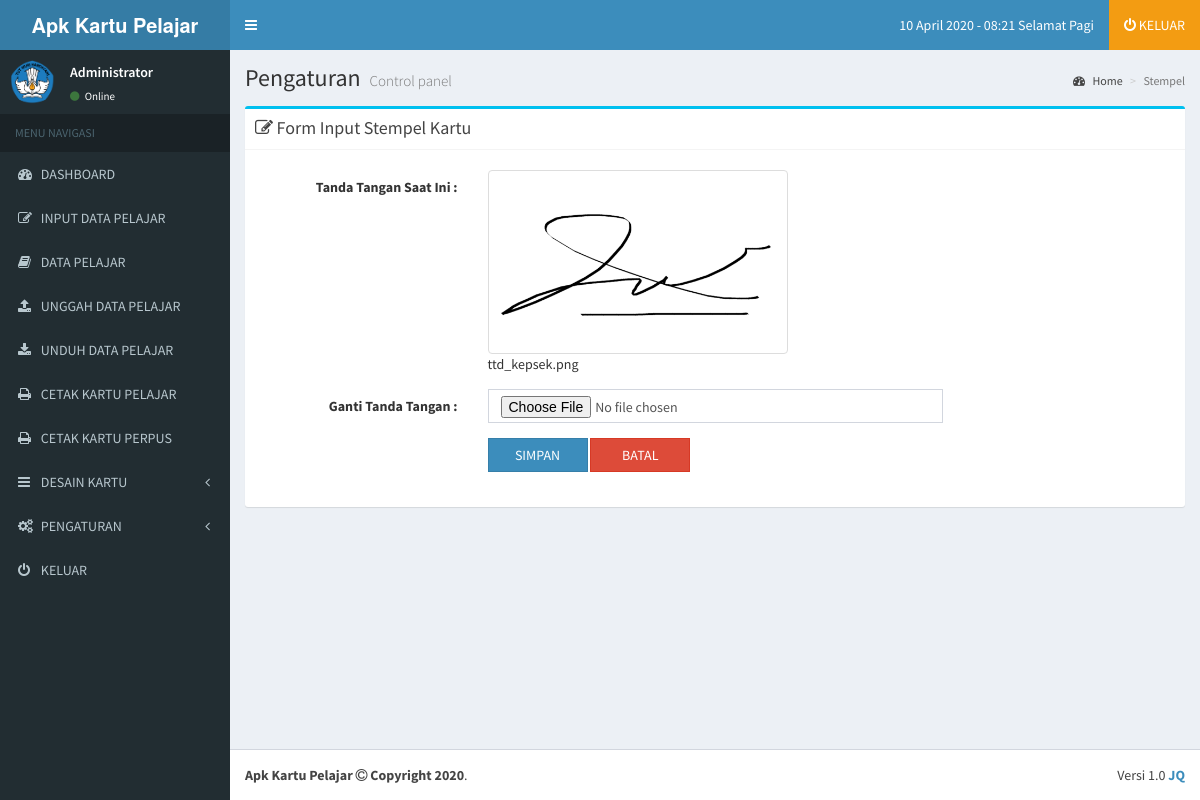
/administrator/tanda_tangan.php (signed in), run on the app's committed database.
### tables this page shows
CREATE TABLE IF NOT EXISTS `identitas` (
`id` int(11) NOT NULL,
  `gambar` varchar(225) NOT NULL,
  `title` varchar(225) NOT NULL,
  `sekolah` varchar(225) NOT NULL,
  `kepsek` varchar(225) NOT NULL,
  `nip` varchar(225) NOT NULL,
  `jln` varchar(225) NOT NULL,
  `kel` varchar(225) NOT NULL,
  `kec` varchar(225) NOT NULL,
  `kab` varchar(225) NOT NULL,
  `prov` varchar(225) NOT NULL,
  `pos` varchar(225) NOT NULL,
  `telp` varchar(225) NOT NULL,
  `hp` varchar(225) NOT NULL,
  `email` varchar(225) NOT NULL,
  `web` varchar(225) NOT NULL
);

CREATE TABLE IF NOT EXISTS `users` (
  `username` varchar(50) NOT NULL,
  `password` varchar(255) NOT NULL,
  `nis` varchar(100) NOT NULL,
  `nisn` varchar(225) NOT NULL,
  `nama_lengkap` varchar(100) NOT NULL,
  `tmp_lhr` varchar(100) NOT NULL,
  `tgl_lhr` varchar(100) NOT NULL,
  `jk` varchar(100) NOT NULL,
  `email` varchar(100) NOT NULL,
  `alamat` varchar(225) NOT NULL,
  `no_telp` varchar(20) NOT NULL,
  `gambar` varchar(100) NOT NULL,
  `level` varchar(20) NOT NULL DEFAULT 'user',
  `blokir` enum('Y','N') NOT NULL DEFAULT 'N',
  `id_session` varchar(255) NOT NULL
);

CREATE TABLE IF NOT EXISTS `ttangan` (
`id` int(11) NOT NULL,
  `gambar` varchar(225) NOT NULL
);

### administrator/tanda_tangan.php (the view, shortened to what this page needs)
<?php
  include '../config/koneksi.php';
?>
<!DOCTYPE html>
<html>
<head>
  <?php $r=mysqli_fetch_array(mysqli_query($koneksi, "SELECT * FROM identitas WHERE id = '1'")); ?>
  <link rel="stylesheet" href="../bootstrap/css/bootstrap.min.css">
  <link rel="stylesheet" href="https://cdnjs.cloudflare.com/ajax/libs/font-awesome/4.5.0/css/font-awesome.min.css">
  <link rel="stylesheet" href="https://cdnjs.cloudflare.com/ajax/libs/ionicons/2.0.1/css/ionicons.min.css">
  <link rel="stylesheet" href="../dist/css/AdminLTE.min.css">
  <link rel="stylesheet" href="../dist/css/skins/_all-skins.min.css">
  <link rel="stylesheet" href="../plugins/iCheck/flat/blue.css">
  <link rel="stylesheet" href="../plugins/morris/morris.css">
  <link rel="stylesheet" href="../plugins/jvectormap/jquery-jvectormap-1.2.2.css">
  <link rel="stylesheet" href="../plugins/datepicker/datepicker3.css">
  <link rel="stylesheet" href="../plugins/daterangepicker/daterangepicker.css">
  <link rel="stylesheet" href="../plugins/bootstrap-wysihtml5/bootstrap3-wysihtml5.min.css">
</head>
<body class="hold-transition skin-blue layout-boxed sidebar-mini" data-spy="scroll" data-target="#scrollspy">
<div class="wrapper">
  <?php include "menu.php";?>
  <div class='content-wrapper'>
    <section class='content-header'>
      <h1>
        Pengaturan
        <small>Control panel</small>
      </h1>
      <ol class='breadcrumb'>
        <li><a href='home'><i class='fa fa-dashboard'></i> Home</a></li>
        <li class='active'>Stempel</li>
      </ol>
    </section>
    <section class='content'>
      <div class='row'>
        <div class='col-md-12'>
          <div class='box box-info'>
            <div class='box-header with-border'>
              <h3 class='box-title'><i class='fa fa-edit'></i> Form Input Stempel Kartu</h3>
            </div>
            <?php
              $k=mysqli_fetch_array(mysqli_query($koneksi, "SELECT * FROM ttangan"));
            ?>
            <form class='form-horizontal' role='form' method=POST action='aksi/desain/ubah_tt.php' enctype='multipart/form-data'><br>
              <div class='form-group'>
                <label class='col-sm-3 control-label'>Tanda Tangan Saat Ini :</label>
                <div class='col-sm-6'>
                  <img class="img-responsive img-thumbnail" alt="Responsive image" src="../img/<?php echo "$k[gambar]";?>" width="300px"><br><?php echo "$k[gambar]";?>
                </div>
              </div>
              <div class='form-group'>
                <label class='col-sm-3 control-label'>Ganti Tanda Tangan :</label>
                <div class='col-sm-6'>
                  <input type='file' class='form-control' name='gambar'>
                </div>
              </div>
              <div class='form-group'>
                <label class='col-sm-3 control-label'></label>
                <div class='col-sm-6'>
                  <button style="width: 100px" type="submit" name="simpan" class="btn btn-flat btn-primary">SIMPAN</button>
                      <a href="home"><button style="width: 100px" type="button" class="btn btn-flat btn-danger">BATAL</button></a>
                </div>
              </div><br>
            </form>
          </div>
        </div>
      </div>
    </section>
  </div>
  <?php include "footer.php";?>
</div>
</body>
</html>

### administrator/menu.php (shortened to what this page needs)
<header class="main-header">
   <a href="index.php" class="logo">
     <span class="logo-lg"><b><?php echo "$r[title]";?></b></span>
   </a>
   <nav class="navbar navbar-static-top">
     <a href="#" class="sidebar-toggle" data-toggle="offcanvas" role="button">
     </a>
     <div class="navbar-custom-menu">
       <ul class="nav navbar-nav">
         <li>
           <a href="home">
             <span><?php
             $tanggal = date ("d");
             $bulan = array(1=>"Januari","Februari","Maret", "April", "Mei", "Juni","Juli","Agustus","September","Oktober", "November","Desember");
             $bulan = $bulan[date("n")];
             $tahun = date("Y");
             echo $tanggal ." ". $bulan ." ". $tahun;
             $jam=date("H:i");
             echo " - ". $jam." "."";
             $a = date ("H");
              if (($a>=1) && ($a<=10)){
             echo " Selamat Pagi";
             }
             ?></span>
           </a>
         </li>
         <li class="bg-yellow">
           <a href="logoutsystem">
             <i class="fa fa-power-off"></i> <span> KELUAR</span>
           </a>
         </li>
       </ul>
     </div>
   </nav>
 </header>
 <aside class="main-sidebar">
   <section class="sidebar">
     <div class="user-panel">
       <div class="pull-left image">
         <?php $users=mysqli_fetch_array(mysqli_query($koneksi, "SELECT * FROM users")); ?>
         <img src="../img/<?php if (trim($users['gambar']) == ''){ echo "blank.png"; }else{ echo $users['gambar']; } ?>" class="img-circle" alt="User Image">
       </div>
       <div class="pull-left info">
         <p><?php echo "$users[nama_lengkap]"; ?></p>
         <a href="#"><i class="fa fa-circle text-success"></i> Online</a>
       </div>
     </div>
     <ul class="sidebar-menu">
       <li class="header">MENU NAVIGASI</li>
       <li class="treeview">
         <a href="home">
           <i class="fa fa-dashboard"></i>
           <span>DASHBOARD</span>
         </a>
       </li>
       <li class="treeview">
         <a href="inputpelajar">
           <i class="fa fa-edit"></i>
           <span>INPUT DATA PELAJAR</span>
         </a>
       </li>
       <li class="treeview">
         <a href="allpelajar">
           <i class="fa fa-book"></i> <span>DATA PELAJAR</span>
         </a>
       </li>
       <li class="treeview">
         <a href="uploadpelajar">
           <i class="fa fa-upload"></i>
           <span>UNGGAH DATA PELAJAR</span>
         </a>
       </li>
       <li class="treeview">
         <a target="blank" href="downloadpelajar">
           <i class="fa fa-download"></i>
           <span>UNDUH DATA PELAJAR</span>
         </a>
       </li>
       <li class="treeview">
         <a href="printkartupelajar">
           <i class="fa fa-print"></i> <span>CETAK KARTU PELAJAR</span>
         </a>
       </li>
       <li class="treeview">
         <a href="printkartuperpus">
           <i class="fa fa-print"></i> <span>CETAK KARTU PERPUS</span>
         </a>
       </li>
       <li class="treeview">
         <a href="designkartu">
           <i class="fa fa-bars"></i> <span>DESAIN KARTU</span>
           <span class="pull-right-container">
             <i class="fa fa-angle-left pull-right"></i>
           </span>
         </a>
       </li>
       <li class="treeview">
         <a href="#">
           <i class="fa fa-gears"></i> <span>PENGATURAN</span>
           <span class="pull-right-container">
             <i class="fa fa-angle-left pull-right"></i>
           </span>
         </a>
       </li>
       <li>
         <a href="logoutsystem">
           <i class="fa fa-power-off"></i> <span>KELUAR</span>
         </a>
       </li>
     </ul>
   </section>
 </aside>

### administrator/footer.php
<footer class="main-footer">
    <div class="pull-right hidden-xs">
      Versi 1.0  <a target="_blank" href="#"><b>JQ</b></a>
    </div>
    <b><?php echo "$r[title]";?> <i class="fa fa-copyright"></i> Copyright <?php echo date("Y");?></b>.
  </footer>

### data on the page
identitas: title "Apk Kartu Pelajar"
users: gambar (picture), nama_lengkap "Administrator"
ttangan: gambar (picture), gambar "ttd_kepsek.png"

### other printed values
$tanggal "10"
$bulan "April"
